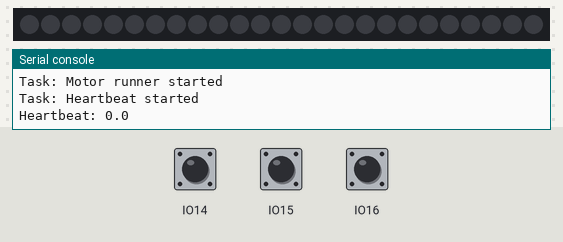
Bench run of a program on a simulated ESP32 board running CircuitPython. Shown: 25 RGB LEDs in strip order, left to right, the last lines printed to the serial console. The test bench sets the inputs (shaded band); at power-on: IO15 HIGH, IO16 HIGH, IO14 HIGH. Dim RGB values are drawn brighter than linear.

Above: at 1.2 s.
1.3 s: IO15 pulled LOW for 0.15 s
At 2.1 s:
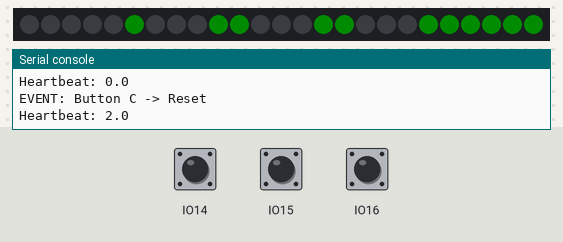
2.9 s: IO16 pulled LOW for 0.15 s
At 3.5 s:
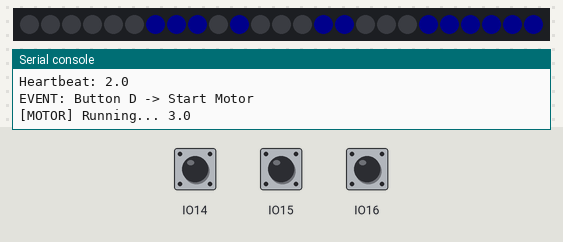
4.5 s: IO14 pulled LOW for 0.15 s
At 5.9 s:
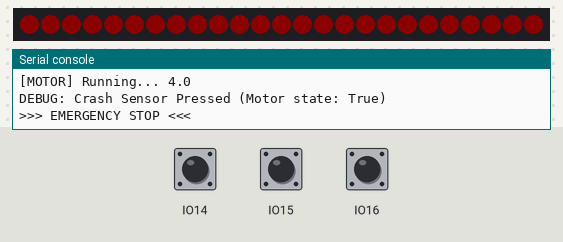
8.6 s: IO15 pulled LOW for 1 s
At 9.0 s:
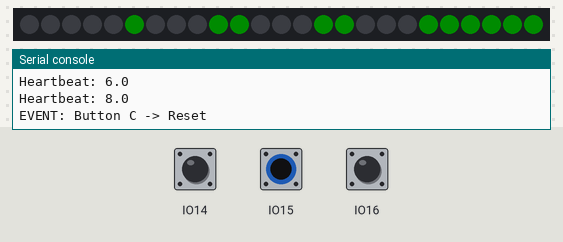
11.1 s: IO16 pulled LOW for 1 s
At 12.1 s:
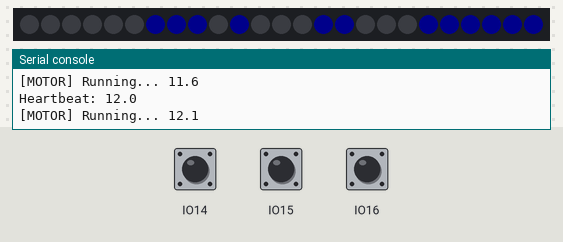
Timing chart, 0 to 14.1 s (numbered marks = the images above; inputs shaded):
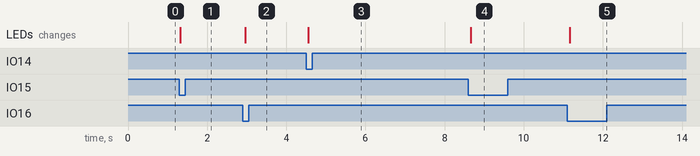

Measured:
- after the input at 1.3 s, the LEDs: change at once (image 1)
- after the input at 2.9 s, the LEDs: change after 0.06 s (image 2)
- after the input at 4.5 s, the LEDs: change after 0.06 s (image 3)
- after the input at 8.6 s, the LEDs: change after 0.06 s (image 4)
- after the input at 11.1 s, the LEDs: change after 0.06 s (image 5)

The program:

code_async.py
```python
import time
import board
import neopixel
import asyncio
import keypad

print("Experiment 08: Asyncio + Keypad Demo")
print("====================================")

# --- Configuration ---
BUTTON_PIN_C = board.IO15
BUTTON_PIN_D = board.IO16
CRASH_PIN = board.IO14
PIXEL_PIN = board.NEOPIXEL
NUM_PIXELS = 25

pixels = neopixel.NeoPixel(PIXEL_PIN, NUM_PIXELS, brightness=0.05, auto_write=False)

# Initialize Keypad
# pins=(C, D, Crash)
# value_when_pressed=False (Ground when pressed)
# pull=True (Enable internal pull-ups)
keys = keypad.Keys(
    (BUTTON_PIN_C, BUTTON_PIN_D, CRASH_PIN),
    value_when_pressed=False,
    pull=True
)

KEY_C = 0
KEY_D = 1
KEY_CRASH = 2

# Global State
motor_running = False

# --- Helper Functions ---
def clear():
    pixels.fill((0, 0, 0))
    pixels.show()

def set_pixel_map(col, row, color):
    # Map 5x5 matrix (micropython style) to linear index
    idx = row + 20 - col * 5
    if 0 <= idx < 25:
        pixels[idx] = color

def show_icon(char):
    clear()
    if char == 'C':
        for i in range(5): set_pixel_map(0, i, (0, 255, 0))
        for i in range(1, 4): set_pixel_map(i, 0, (0, 255, 0)); set_pixel_map(i, 4, (0, 255, 0))
    elif char == 'D':
        for i in range(5): set_pixel_map(0, i, (0, 0, 255))
        set_pixel_map(1, 0, (0, 0, 255)); set_pixel_map(2, 0, (0, 0, 255))
        set_pixel_map(1, 4, (0, 0, 255)); set_pixel_map(2, 4, (0, 0, 255))
        set_pixel_map(3, 1, (0, 0, 255)); set_pixel_map(3, 2, (0, 0, 255)); set_pixel_map(3, 3, (0, 0, 255))
    elif char == 'STOP':
        pixels.fill((255, 0, 0))

    pixels.show()

# --- Async Tasks ---

async def input_monitor_task():
    global motor_running
    print("Task: Keypad monitor started")

    # Event loop
    while True:
        event = keys.events.get()
        if event:
            if event.pressed:
                key_num = event.key_number

                if key_num == KEY_C:
                    print("EVENT: Button C -> Reset")
                    show_icon('C')
                    motor_running = False
                    # No display hold here to keep responsive, separate display task if needed
                    # but simple is fine for demo

                elif key_num == KEY_D:
                    print("EVENT: Button D -> Start Motor")
                    show_icon('D')
                    motor_running = True

                elif key_num == KEY_CRASH:
                    print(f"DEBUG: Crash Sensor Pressed (Motor state: {motor_running})")
                    if motor_running:
                        print(">>> EMERGENCY STOP <<<")
                        motor_running = False
                        show_icon('STOP')

            elif event.released:
                # Optional: handle release
                pass

        # Use sleep(0) to yield to other tasks but check as fast as possible
        await asyncio.sleep(0)

async def motor_task():
    print("Task: Motor runner started")
    while True:
        if motor_running:
            print(f"[MOTOR] Running... {time.monotonic():.1f}")
            # Simulate motor work
        await asyncio.sleep(0.5) # Control loop speed

async def heartbeat_task():
    print("Task: Heartbeat started")
    while True:
        print(f"Heartbeat: {time.monotonic():.1f}")
        await asyncio.sleep(2.0)

async def main():
    await asyncio.gather(
        input_monitor_task(),
        motor_task(),
        heartbeat_task()
    )

if __name__ == "__main__":
    try:
        asyncio.run(main())
    except KeyboardInterrupt:
        pass
```
